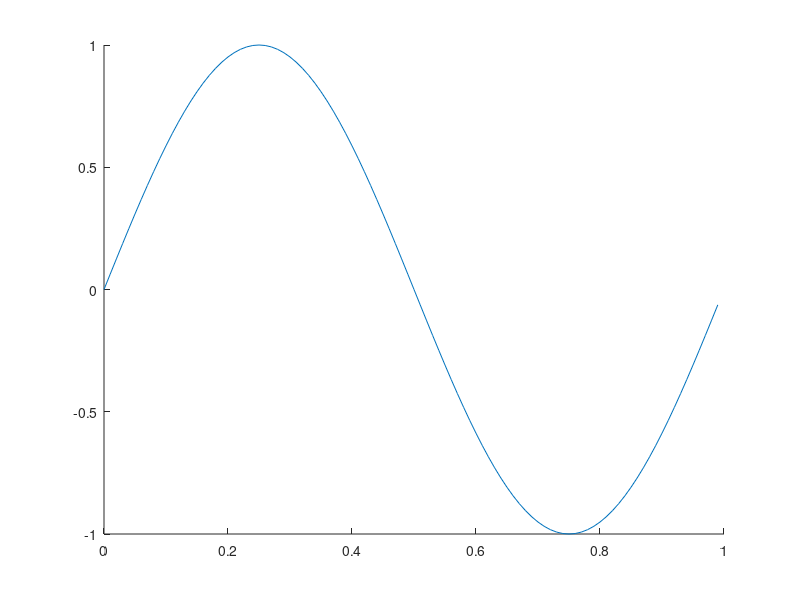

This chart was generated by the following MATLAB code: (Note: this script raises an error after producing the figure.)
clc
%close all
%clear all

step = 0.01
t = (0:step:1-step)';

hold on

for BPSK = 0:1

    % wave form by BPSK value
    x = sin(2*pi*t+BPSK*pi);
    plot(t, x)

    % display power signal
    bandpower(x)

    % Apply white Gaussian noise and plot the results.
    for index = 1:10
        y = awgn(x, 3, 'measured');

        plot(t, y, ":")
        %scatterplot([x y])
    end

    % display power signal
    bandpower(x)


end

legend('Original Signal','Signal with AWGN')

hold off
